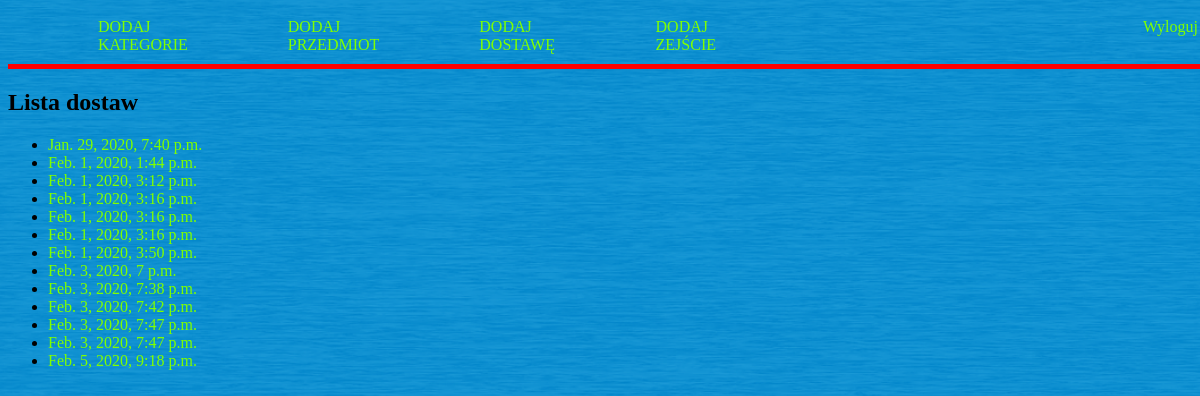
Page /supply/ (signed in) on the committed database.
### store/models.py (models this page shows, shortened)
class Supply(models.Model):
    supply_date=models.DateTimeField(
        default=timezone.now,
        verbose_name="DATA DOSTAWY",
        )
    products = models.ManyToManyField(
        Product,
        through='Delivery_memory',
    )
    class Meta:
         ordering = ['supply_date']

### store/views.py (the view)
# urls.py: path('supply/', views.ListDelivery.as_view(), name="list-delivery"),
class ListDelivery(ListView):
    model = Supply
    template_name = 'store/delivery.html'
    extra_context = {
        'title': "Lista dostaw",
    }
    context_object_name = 'delivery_list'

### store/templates/store/delivery.html (shortened to what this page needs)
{% extends "base.html" %}
{% block content %}
<ul>
    {% for supply in delivery_list%}
    <li><a href="{% url 'supply-details' supply.pk %}">{{ supply.supply_date }}</a></li>
    {% endfor %}
</ul>
{% endblock %}

### store/static/store/style.css (style rules this page uses)
body { min-width: 100%; min-height: 100vh; background-image: url(background.png); background-repeat: no-repeat; background-position: center center; background-size: cover; }

### store/templates/store/delivery.html (style rules this page uses)
ul li a { text-decoration: none; color: chartreuse; }

### rows in the picture
Supply: supply_date "Jan. 29, 2020, 7:40 p.m."
Supply: supply_date "Feb. 1, 2020, 1:44 p.m."
Supply: supply_date "Feb. 1, 2020, 3:12 p.m."
Supply: supply_date "Feb. 1, 2020, 3:16 p.m."
Supply: supply_date "Feb. 1, 2020, 3:16 p.m."
Supply: supply_date "Feb. 1, 2020, 3:16 p.m."
Supply: supply_date "Feb. 1, 2020, 3:50 p.m."
Supply: supply_date "Feb. 3, 2020, 7 p.m."
Supply: supply_date "Feb. 3, 2020, 7:38 p.m."
Supply: supply_date "Feb. 3, 2020, 7:42 p.m."
Supply: supply_date "Feb. 3, 2020, 7:47 p.m."
Supply: supply_date "Feb. 3, 2020, 7:47 p.m."
Supply: supply_date "Feb. 5, 2020, 9:18 p.m."

### other values in the picture
{{ title }} "Lista dostaw"
